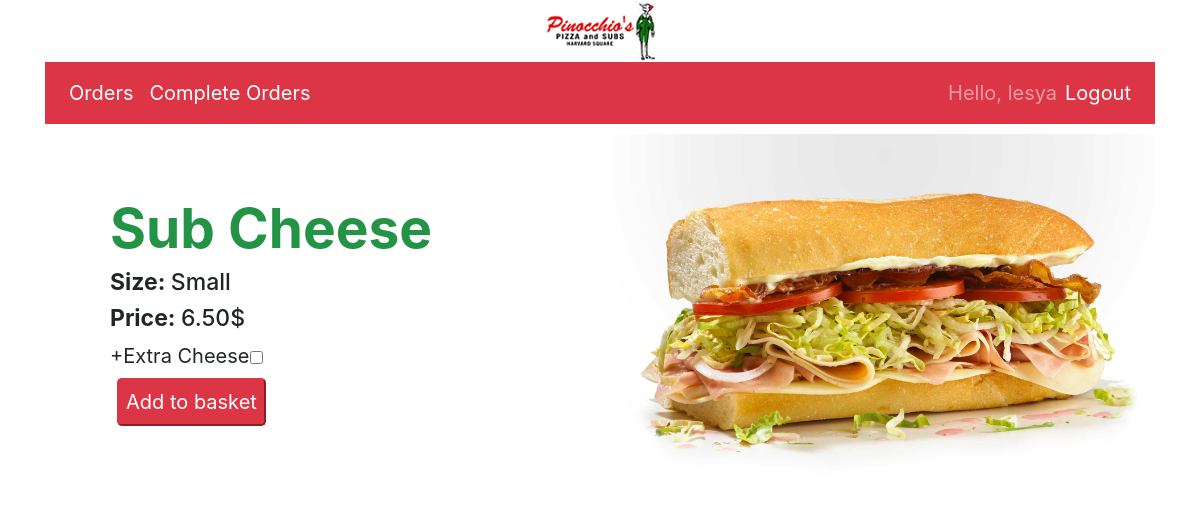
The page /sub/22 (signed in) on the database its author committed.
### orders/models.py (models this page shows, shortened)
class Food(models.Model):
    name = models.CharField(max_length=64, verbose_name="Food")
    category = models.ForeignKey(Category, on_delete=models.CASCADE, related_name='food_category')
    size = models.ForeignKey(Size, on_delete=models.CASCADE, related_name='food_size', blank=True, null=True)
    type = models.ForeignKey(PizzaType, on_delete=models.CASCADE, related_name='pizza_type', blank=True, null=True)
    select_toppings = models.ForeignKey(ToppingNumber, on_delete=models.CASCADE, related_name='pizza_topping_number',
                                        blank=True, null=True)
    price = models.ForeignKey(Price, on_delete=models.CASCADE, related_name='food_price')
    extra = models.BooleanField(default=False)

class Size(models.Model):
    size = models.CharField(max_length=64)
    def __str__(self):
        return f"{self.size}"

class Price(models.Model):
    price = models.DecimalField(max_digits=6, decimal_places=2)
    def __str__(self):
        return f"{self.price}"

class ExtraSub(models.Model):
    name = models.CharField(max_length=20)
    def __str__(self):
        return f'{self.name}'

### orders/views.py (the view)
# urls.py: path("sub/<int:sub_id>", views.subs, name="subs"),
def subs(request, sub_id):
    username = request.user.username
    if not username:
        return redirect('login')
    subs_list = Food.objects.filter(category__name__icontains="Subs").all()
    sub = Food.objects.filter(category__name__icontains="Subs").get(pk=sub_id)
    extra_sub = ExtraSub.objects.all()
    return render(request, "orders/subs.html", {'subs_list': subs_list, 'sub': sub, 'extra_sub': extra_sub, 'cart_count': cart_count(username)})

### orders/views.py (called while the page is built)
def cart_count(username):
    try:
        cart1 = OrderNumber.objects.get(username=username, in_cart=True)
    except OrderNumber.MultipleObjectsReturned:
        raise Http404("More than one cart found.")
    except OrderNumber.DoesNotExist:
        return 0
    else:
        return cart1.order_items.exclude(extra=True).count()

### orders/templates/orders/subs.html (shortened to what this page needs)
{% extends 'orders/base.html' %}
{% load static %}
{% block content %}
{% if user.is_authenticated %}
    <div class="row">
        <div id="detail" class="col-sm-12 col-md-5 col-lg-6">
            <h1 id="big">Sub {{ sub.name }}</h1>
            <h3><strong>Size: </strong> {{ sub.size }}</h3>
            <h3><strong>Price: </strong> {{ sub.price }}$</h3>
        <div id="detail_sub" >
            <form action="{% url 'sub_order' sub.id %}" method="post">
                {% if sub.id == 41  or sub.id == 42 %}
                    {% for extra_sub in extra_sub %}
                        <input style="margin-left: 150px;" class="form-check-input" type="checkbox" value="{{ extra_sub }}" name="extra{{ forloop.counter0|add:'1' }}" id="extra{{ forloop.counter0|add:'1' }}">
                        <label style=" font-size: 20px;" class="form-check-label" for="extra{{ forloop.counter0|add:'1' }}">{{ extra_sub.name }}</label><br>
                    {% endfor %}
                {% else %}
                    <input style="margin-left: 140px; font-size: 20px; margin-top: 10px;"  class="form-check-input" type="checkbox" name="extra0" value="{{ extra_sub.last }}" id="extra0">
                    <label style="font-size: 20px;" class="form-check-label" for="extra0">{{ extra_sub.last.name }}</label>
                {% endif %}
             <div id="button">
                 <input id="button" class="btn-lg btn-primary btn-danger" type="submit" value="Add to basket" /></div>
            </form>
        </div>
        </div>
        <div id="picture" class="col-sm-12 col-md-7 col-lg-6">
            <img src="{% static 'orders/img/sub.jpg' %}">
        </div>
    </div>
{% endif %}
{% endblock %}

### orders/templates/orders/base.html (shortened to what this page needs)
<!DOCTYPE html>
{% load static %}
<html lang="en">
<head>
    <link rel="stylesheet" href="https://maxcdn.bootstrapcdn.com/bootstrap/4.1.3/css/bootstrap.min.css">
    <link rel="stylesheet" type="text/css" href="{% static "orders/css/style.css" %}">
    <link rel="stylesheet" type="text/css" href="{% static "orders/js/index.js" %}">
</head>
<body>
<header>
<div style="text-align: center">
<img id = "logo" src="{% static 'orders/img/Pinocchios.png' %}" style="width: auto; height: auto;">
</div>
   <div id="app" class="container">
    <nav class="navbar navbar-expand-lg navbar-dark bg-danger">
        <div id="navbarNavDropdown" class="navbar-collapse collapse">
            <ul class="navbar-nav mr-auto">
                {% if user.is_authenticated %}
                    <li class="nav-item">
                        <a class="nav-link" href="{% url "orders" %}">Orders</a>
                    </li>
                {% endif %}
                {%  if user.is_staff %}
                    <li class="nav-item">
                        <a class="nav-link" href="{% url "order_done" %}">Complete Orders</a>
                    </li>
                {% endif %}
            </ul>
            <ul class="navbar-nav">
                {% if user.is_authenticated %}
                    <span class="navbar-text">Hello, {{ user }}</span>
                    <li class="nav-item">
                        <a class="nav-link" href="{% url 'logout' %}">Logout</a>
                    </li>
                {% endif %}
            </ul>
        </div>
    </nav>
</div>
    </header>
<div class="container">
    {% block content %}
    {% endblock %}
</div>
</body>
</html>

### orders/static/orders/css/style.css (style rules this page uses)
.container { margin-bottom: 10px; }
.navbar-dark .navbar-nav .nav-link { color: rgba(255,255,255,1)!important; }
a { color: #239346 !important; }
h1 { color: #239346; font-weight: bold; }
#button { padding: 7px; }
ul { font-size: 20px; }
img { width: 100%; }
#detail, #picture { margin-top: auto!important; margin-bottom: auto!important; }
@media only screen and (min-device-width : 767px) and (max-device-width : 1024px) { h1, #big { font-size: 33px; } }
@media only screen and (min-device-width : 767px) and (max-device-width : 1024px) { h3 { font-size: 23px; } }
@media only screen and (min-device-width : 767px) and (max-device-width : 1024px) { #detail { text-align: left; padding-left: 30px; } }
@media screen and (min-width: 1024px) { #detail { padding-left: 80px; } }
@media screen and (min-width: 1024px) { #big { font-size: 55px; } }

### rows shown on the page
Food: name "Cheese", size "Small", price "6.50"
ExtraSub: last.name "+Extra Cheese"

### other values the page prints
{{ user }} "lesya"
